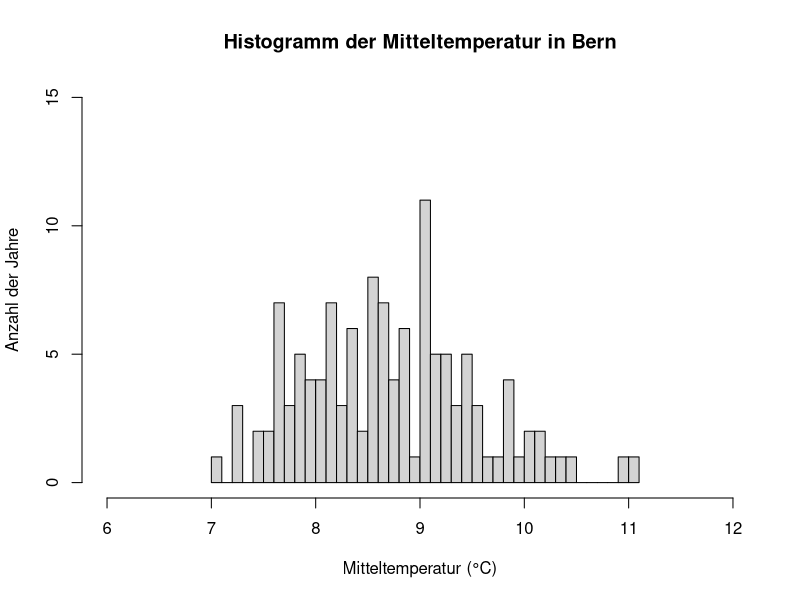
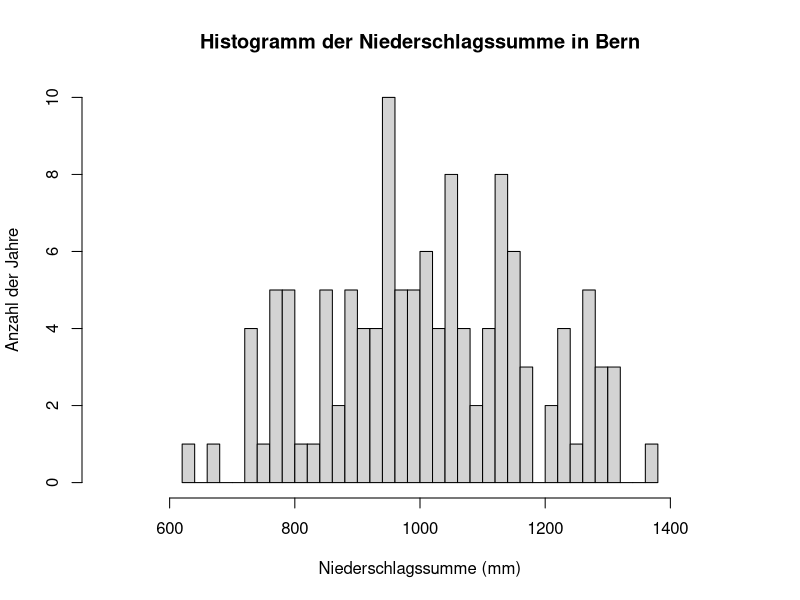
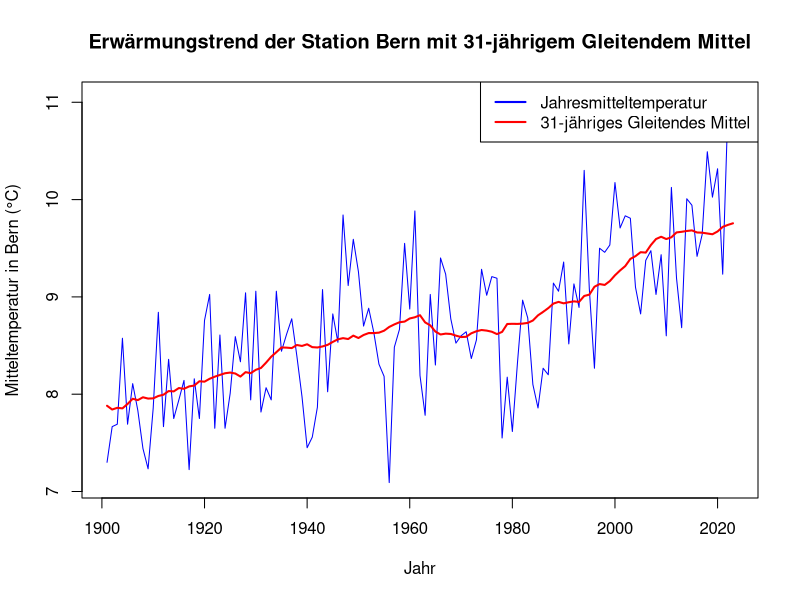
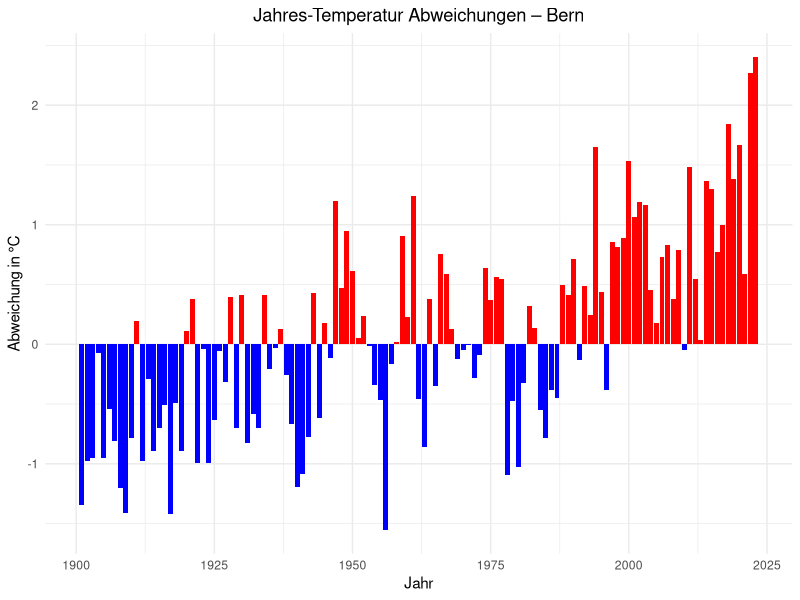
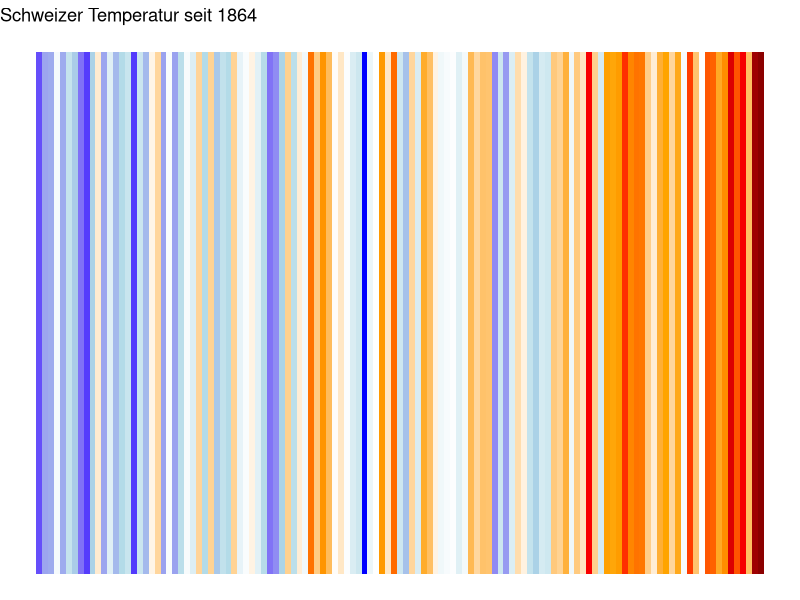

These figures' R source, in order:
meteodaten <- read.csv('Data/meteodaten_saison.csv',
                       sep = ',',
                       header = TRUE)

# Jahresdaten erstellen
# Berechne Jahresmittelwerte und -summen
jahresmitteltemp_bern <- aggregate(meteodaten$Bern_Mitteltemperatur ~ meteodaten$Jahr,
                                   FUN = mean, 
                                   na.rm = TRUE)
jahresmitteltemp_grstbernhard <- aggregate(meteodaten$GrStBernhard_Mitteltemperatur ~ meteodaten$Jahr, 
                                           FUN = mean, 
                                           na.rm = TRUE)
jahresniederschlag_bern <- aggregate(meteodaten$Bern_Niederschlagssumme ~ meteodaten$Jahr, 
                                     FUN = sum, 
                                     na.rm = TRUE)
jahresniederschlag_grstbernhard <- aggregate(meteodaten$GrStBernhard_Niederschlagssumme ~ meteodaten$Jahr, 
                                             FUN = sum, 
                                             na.rm = TRUE)

# Kombiniere die Ergebnisse in eine neue Tabelle
jahresdaten <- data.frame(
  Jahr = jahresmitteltemp_bern$`meteodaten$Jahr`,
  Bern_Mitteltemperatur = jahresmitteltemp_bern$`meteodaten$Bern_Mitteltemperatur`,
  GrStBernhard_Mitteltemperatur = jahresmitteltemp_grstbernhard$`meteodaten$GrStBernhard_Mitteltemperatur`,
  Bern_Niederschlagssumme = jahresniederschlag_bern$`meteodaten$Bern_Niederschlagssumme`,
  GrStBernhard_Niederschlagssumme = jahresniederschlag_grstbernhard$`meteodaten$GrStBernhard_Niederschlagssumme`
)

jahresdaten


hist(jahresdaten$Bern_Mitteltemperatur,
     main = 'Histogramm der Mitteltemperatur in Bern',
     xlab = 'Mitteltemperatur (°C)',
     ylab = 'Anzahl der Jahre',
     xlim = c(6, 12),
     ylim = c(0, 15),
     breaks = 40)

hist(jahresdaten$Bern_Niederschlagssumme,
     main = 'Histogramm der Niederschlagssumme in Bern',
     xlab = 'Niederschlagssumme (mm)',
     ylab = 'Anzahl der Jahre',
     xlim = c(500, 1500),
     ylim = c(0, 10),
     breaks = 40)

mean_temp_bern <- mean(jahresdaten$Bern_Mitteltemperatur)
print(mean_temp_bern)
median_temp_bern <- median(jahresdaten$Bern_Mitteltemperatur)
print(median_temp_bern)
range_temp_bern <- diff(range(jahresdaten$Bern_Mitteltemperatur))
print(range_temp_bern)
sd_temp_bern <- sd(jahresdaten$Bern_Mitteltemperatur)
print(sd_temp_bern)

summary(jahresdaten$Bern_Mitteltemperatur)

round(mean_temp_bern - median_temp_bern, digits = 2)

# 1. Erstelle Klassen für Niederschlagssummen in Bern in 100-mm-Schritten
# Die Spalte 'Saison' enthält die Jahreszeiten (z.B. 'Fruehling(MAM)', 'Sommer(JJA)')
# Die Spalte 'Bern_Niederschlagssumme' enthält die Niederschlagssummen

# Klassen für Niederschlagssummen in 100-mm-Schritten erstellen
meteodaten$Niederschlag_klassen <- cut(
  meteodaten$Bern_Niederschlagssumme,                           # Niederschlagssumme in Bern
  breaks = seq(0, max(meteodaten$Bern_Niederschlagssumme, na.rm = TRUE), by = 100),  # Klassenbreite von 100 mm
  include.lowest = TRUE,                                         # Das unterste Intervall enthält den kleinsten Wert
  right = FALSE                                                  # Links-offen, d.h. Intervalle wie [0,100)
)

# 2. Erstelle eine Kontingenztabelle
# Zeige die Häufigkeit der Niederschlagssummen in den 100-mm-Klassen nach Jahreszeiten (Saison)

kontingenz_tabelle <- table(
  meteodaten$Saison,                 # Spalte für Jahreszeiten
  meteodaten$Niederschlag_klassen    # Erstellte Klassen für Niederschlagssummen
)

# 3. Zeige die Kontingenztabelle an
# Diese Tabelle zeigt die Anzahl der Jahre, in denen die Niederschlagsmengen in die 100-mm-Klassen fallen, aufgeteilt nach Jahreszeiten

print(kontingenz_tabelle)

# Optional: Falls du die Tabelle besser formatieren möchtest, kannst du sie in ein DataFrame konvertieren und dann anzeigen:
kontingenz_df <- as.data.frame.matrix(kontingenz_tabelle)
print(kontingenz_df)



# Bibliothek caTools laden
library(caTools)

# Berechnung des 31-jährigen gleitenden Mittels (Running Mean)
# Die Spalte für die Mitteltemperatur in Bern heisst 'Bern_Mitteltemperatur'
gleitendes_mittel <- runmean(jahresdaten$Bern_Mitteltemperatur, 31, align = "center", endrule = "mean")

# Liniendiagramm erstellen
plot(jahresdaten$Jahr, jahresdaten$Bern_Mitteltemperatur, type = "l", col = "blue",
     xlab = "Jahr", ylab = "Mitteltemperatur in Bern (°C)",
     main = "Erwärmungstrend der Station Bern mit 31-jährigem Gleitendem Mittel")

# Hinzufügen der Gleitenden Mittel-Linie (31-jähriges Running Mean)
lines(jahresdaten$Jahr, gleitendes_mittel, col = "red", lwd = 2)

# Legende hinzufügen
legend("topright", legend = c("Jahresmitteltemperatur", "31-jähriges Gleitendes Mittel"),
       col = c("blue", "red"), lty = 1, lwd = 2)


# Bibliotheken
library(ggplot2)

jahresdaten$Abweichung <- jahresdaten$Bern_Mitteltemperatur - mean(jahresdaten$Bern_Mitteltemperatur[jahresdaten$Jahr >= 1961 & jahresdaten$Jahr <= 1990])

# Erstelle einen Barplot, der die Abweichungen darstellt
ggplot(jahresdaten, aes(x = Jahr, y = Abweichung, fill = Abweichung > 0)) +
  geom_bar(stat = "identity", show.legend = FALSE) +
  scale_fill_manual(values = c("blue", "red")) +  # Farben: Blau für kälter, Rot für wärmer
  theme_minimal() +
  labs(title = "Jahres-Temperatur Abweichungen – Bern",
       x = "Jahr",
       y = "Abweichung in °C") +
  theme(plot.title = element_text(hjust = 0.5))  # Zentriere den Titel


# Bibliothek
library(ggplot2)

# Beispiel-Daten (Jahr und Temperaturabweichung vom Durchschnitt 1961–1990)
# Wieder verwenden wir die Abweichung aus den vorherigen Daten

# Erstelle die "Warming Stripes"
ggplot(jahresdaten, aes(x = Jahr, y = 1, fill = Abweichung)) +
  geom_tile() +
  scale_fill_gradientn(colours = c("blue", "lightblue", "white", "orange", "red", "darkred")) +
  theme_void() +  # Entfernt Achsen, Titel etc.
  theme(legend.position = "none") +
  labs(title = "Schweizer Temperatur seit 1864")
